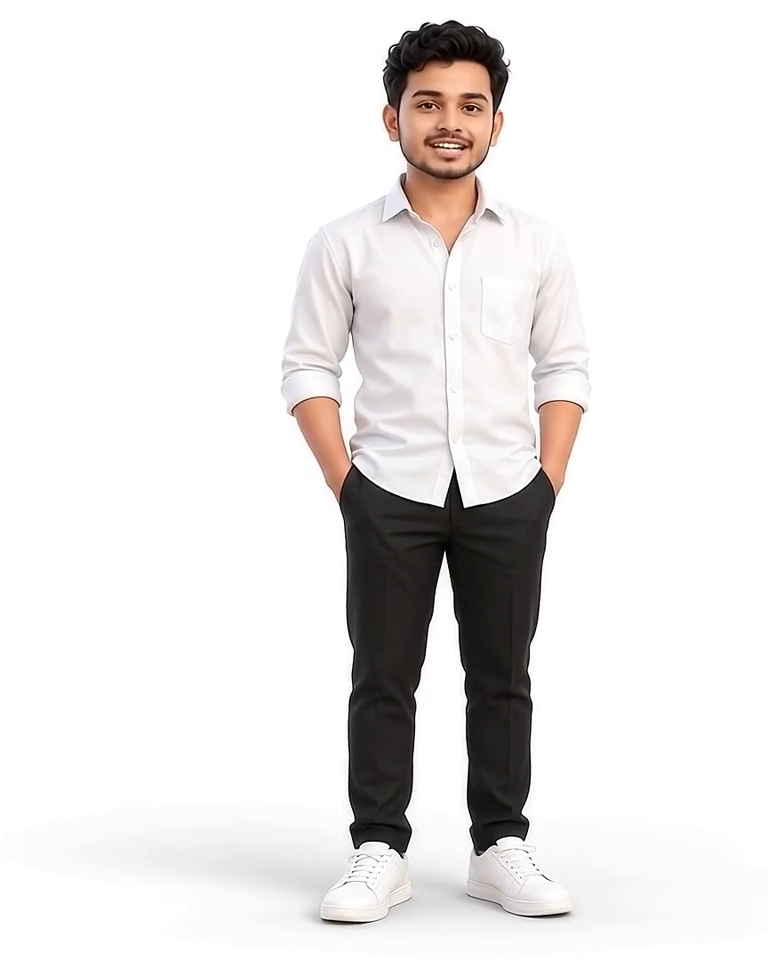
#> input picture frame 48 of public/hero/hero.mp4, 768 x 960 px
$ python test_rayscan_new.py
#> lines starting #> are read from the running program, lines starting #| are printed output that depends on the picture
import cv2
import numpy as np
from PIL import Image

cap = cv2.VideoCapture("public/hero/hero.mp4")
# Take frame at 2.0s
cap.set(cv2.CAP_PROP_POS_MSEC, 2000)
ret, frame = cap.read()
#> frame is the input picture: shape (960, 768, 3); mean B, G, R 229.5, 230.2, 232.5
cap.release()

# Frame is 960x768 BGR
# Convert to RGBA
rgb = cv2.cvtColor(frame, cv2.COLOR_BGR2RGB)
h, w, _ = rgb.shape
#> h = 960; w = 768
rgba = np.dstack([rgb, np.full((h, w), 255, dtype=np.uint8)])

# Ray scan from 4 directions
threshold = 245  # In our new video, background is 255!

# Horizontal scan
for y in range(h):
    # from left
    for x in range(w):
        r, g, b = rgba[y, x, :3]
        if r >= threshold and g >= threshold and b >= threshold:
            rgba[y, x, 3] = 0
        else:
            break
    # from right
    for x in range(w - 1, -1, -1):
        r, g, b = rgba[y, x, :3]
        if r >= threshold and g >= threshold and b >= threshold:
            rgba[y, x, 3] = 0
        else:
            break

# Vertical scan
for x in range(w):
    # from top
    for y in range(h):
        if rgba[y, x, 3] == 0:
            continue
        r, g, b = rgba[y, x, :3]
        if r >= threshold and g >= threshold and b >= threshold:
            rgba[y, x, 3] = 0
        else:
            break
    # from bottom
    for y in range(h - 1, -1, -1):
        if rgba[y, x, 3] == 0:
            continue
        r, g, b = rgba[y, x, :3]
        if r >= threshold and g >= threshold and b >= threshold:
            rgba[y, x, 3] = 0
        else:
            break
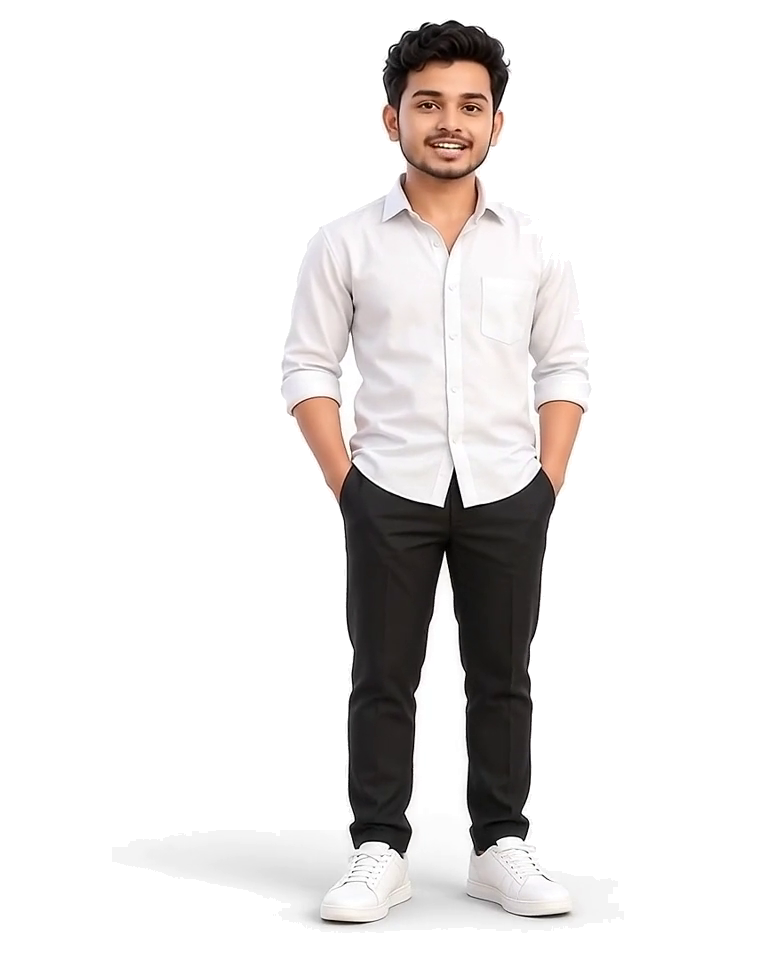
#> rgba: shape (960, 768, 4); mean R, G, B, A 232.5, 230.2, 229.5, 68.5; transparent parts drawn white

# Save RGBA result
img_rgba = Image.fromarray(rgba)
img_rgba.save("scratch/test_rayscan_new_hero.png")

# Now composite over #f4f2ee with ghost text "LOKESH" behind it!
bg = Image.new("RGB", (1200, 1000), "#f4f2ee")
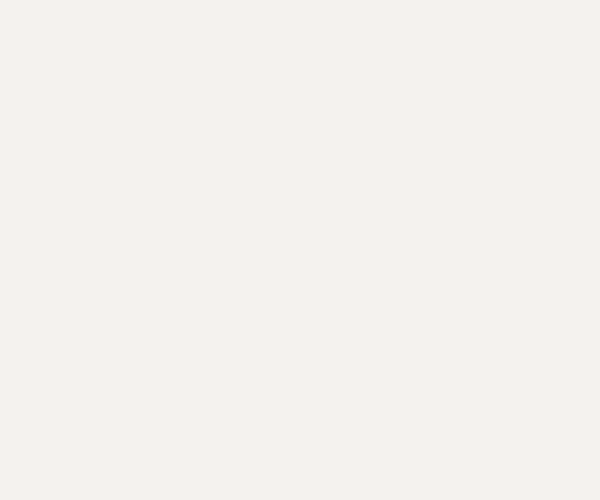
#> bg: PIL image 1200x1000 RGB (shown at 1/2 size); mean R, G, B 244, 242, 238
# Draw ghost text "LOKESH"
from PIL import ImageDraw, ImageFont
draw = ImageDraw.Draw(bg)
try:
    font = ImageFont.truetype("src/fonts/InterTight-Variable.woff2", 180)
except:
    font = ImageFont.load_default()

# Draw text stroke
text = "LOKESH"
# Center text at (600, 450)
draw.text((150, 350), text, fill=None, outline=(180, 178, 172), stroke_width=2, font=font)

# Paste our rgba frame in the center
# Target size 544x680
resized_rgba = img_rgba.resize((544, 680), Image.Resampling.BILINEAR)
bg.paste(resized_rgba, (328, 150), resized_rgba)
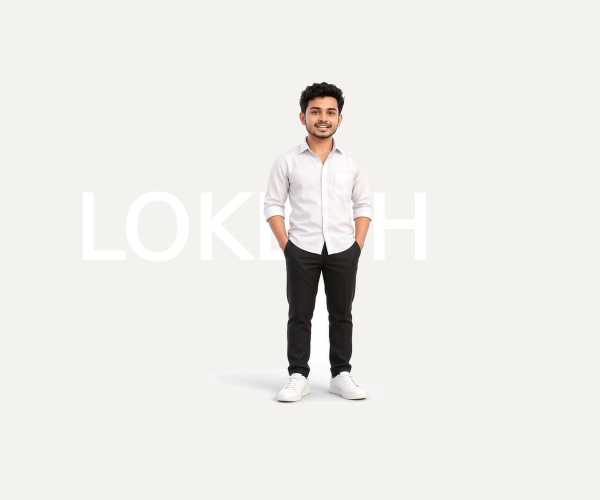
#> bg: PIL image 1200x1000 RGB (shown at 1/2 size); mean R, G, B 238.3, 235.8, 232.1
bg.save("scratch/test_rayscan_composited.png")
print("Saved scratch/test_rayscan_composited.png")
